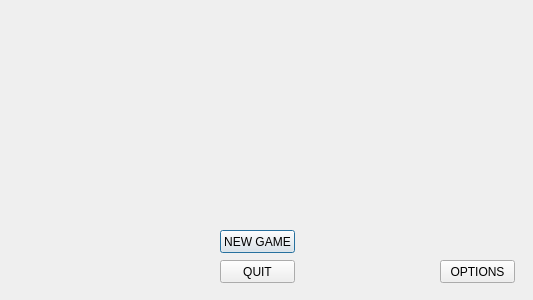
<?xml version="1.0" encoding="UTF-8"?>
<ui version="4.0">
 <class>TitleScreen</class>
 <widget class="QDialog" name="TitleScreen">
  <property name="geometry">
   <rect>
    <x>0</x>
    <y>0</y>
    <width>533</width>
    <height>300</height>
   </rect>
  </property>
  <property name="minimumSize">
   <size>
    <width>533</width>
    <height>300</height>
   </size>
  </property>
  <property name="maximumSize">
   <size>
    <width>533</width>
    <height>300</height>
   </size>
  </property>
  <property name="windowTitle">
   <string>RPG</string>
  </property>
  <widget class="QPushButton" name="pushButton">
   <property name="geometry">
    <rect>
     <x>220</x>
     <y>230</y>
     <width>75</width>
     <height>23</height>
    </rect>
   </property>
   <property name="text">
    <string>NEW GAME</string>
   </property>
  </widget>
  <widget class="QPushButton" name="pushButton_2">
   <property name="geometry">
    <rect>
     <x>220</x>
     <y>260</y>
     <width>75</width>
     <height>23</height>
    </rect>
   </property>
   <property name="text">
    <string>QUIT</string>
   </property>
  </widget>
  <widget class="QPushButton" name="pushButton_3">
   <property name="geometry">
    <rect>
     <x>440</x>
     <y>260</y>
     <width>75</width>
     <height>23</height>
    </rect>
   </property>
   <property name="text">
    <string>OPTIONS</string>
   </property>
  </widget>
  <widget class="QLabel" name="label">
   <property name="geometry">
    <rect>
     <x>20</x>
     <y>10</y>
     <width>491</width>
     <height>211</height>
    </rect>
   </property>
   <property name="text">
    <string/>
   </property>
   <property name="pixmap">
    <pixmap>../../../Pictures/GameTitle.jpg</pixmap>
   </property>
   <property name="scaledContents">
    <bool>true</bool>
   </property>
  </widget>
 </widget>
 <layoutdefault spacing="6" margin="11"/>
 <resources/>
 <connections/>
</ui>
